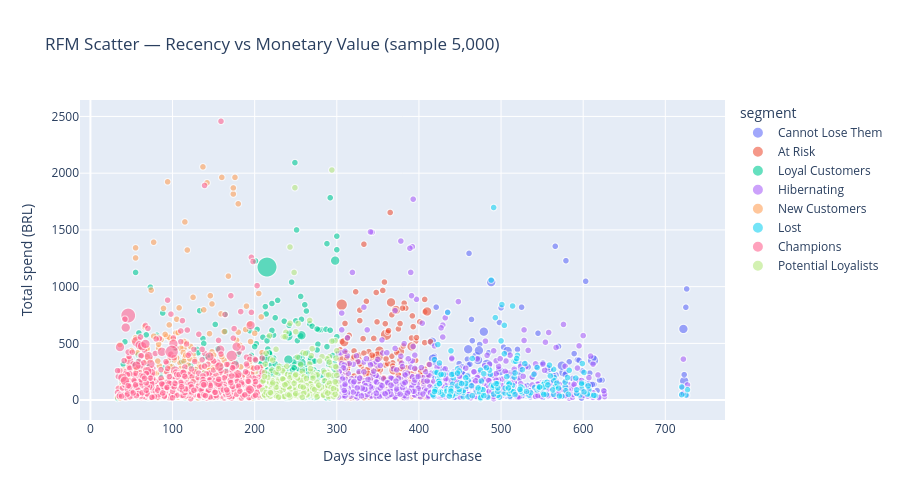

The notebook cell this image was saved under:
### Code cell
fig2 = px.scatter(
    rfm.sample(5000, random_state=42),
    x="recency",
    y="monetary",
    color="segment",
    size="frequency",
    opacity=0.6,
    title="RFM Scatter — Recency vs Monetary Value (sample 5,000)",
    labels={"recency": "Days since last purchase",
            "monetary": "Total spend (BRL)"}
)
fig2.update_layout(height=500)
fig2.show()

### Figure 1 — Plotly figure (JSON) as saved in the notebook; plotly's stock layout.template omitted (floating-point values rounded to 4 significant figures; data arrays with more than 128 entries replaced by an {"elided": "..."} marker saying what was removed)
{"data": [{"hovertemplate": "segment=Cannot Lose Them<br>Days since last purchase=%{x}<br>Total spend (BRL)=%{y}<br>frequency=%{marker.size}<extra></extra>", "legendgroup": "Cannot Lose Them", "marker": {"color": "#636efa", "opacity": 0.6, "size": {"elided": "382 int values"}, "sizemode": "area", "sizeref": 0.0225, "symbol": "circle"}, "mode": "markers", "name": "Cannot Lose Them", "showlegend": true, "type": "scattergl", "x": {"elided": "382 int values"}, "xaxis": "x", "y": {"elided": "382 float values"}, "yaxis": "y"}, {"hovertemplate": "segment=At Risk<br>Days since last purchase=%{x}<br>Total spend (BRL)=%{y}<br>frequency=%{marker.size}<extra></extra>", "legendgroup": "At Risk", "marker": {"color": "#EF553B", "opacity": 0.6, "size": {"elided": "577 int values"}, "sizemode": "area", "sizeref": 0.0225, "symbol": "circle"}, "mode": "markers", "name": "At Risk", "showlegend": true, "type": "scattergl", "x": {"elided": "577 int values"}, "xaxis": "x", "y": {"elided": "577 float values"}, "yaxis": "y"}, {"hovertemplate": "segment=Loyal Customers<br>Days since last purchase=%{x}<br>Total spend (BRL)=%{y}<br>frequency=%{marker.size}<extra></extra>", "legendgroup": "Loyal Customers", "marker": {"color": "#00cc96", "opacity": 0.6, "size": {"elided": "993 int values"}, "sizemode": "area", "sizeref": 0.0225, "symbol": "circle"}, "mode": "markers", "name": "Loyal Customers", "showlegend": true, "type": "scattergl", "x": {"elided": "993 int values"}, "xaxis": "x", "y": {"elided": "993 float values"}, "yaxis": "y"}, {"hovertemplate": "segment=Hibernating<br>Days since last purchase=%{x}<br>Total spend (BRL)=%{y}<br>frequency=%{marker.size}<extra></extra>", "legendgroup": "Hibernating", "marker": {"color": "#ab63fa", "opacity": 0.6, "size": {"elided": "798 int values"}, "sizemode": "area", "sizeref": 0.0225, "symbol": "circle"}, "mode": "markers", "name": "Hibernating", "showlegend": true, "type": "scattergl", "x": {"elided": "798 int values"}, "xaxis": "x", "y": {"elided": "798 float values"}, "yaxis": "y"}, {"hovertemplate": "segment=New Customers<br>Days since last purchase=%{x}<br>Total spend (BRL)=%{y}<br>frequency=%{marker.size}<extra></extra>", "legendgroup": "New Customers", "marker": {"color": "#FFA15A", "opacity": 0.6, "size": {"elided": "845 int values"}, "sizemode": "area", "sizeref": 0.0225, "symbol": "circle"}, "mode": "markers", "name": "New Customers", "showlegend": true, "type": "scattergl", "x": {"elided": "845 int values"}, "xaxis": "x", "y": {"elided": "845 float values"}, "yaxis": "y"}, {"hovertemplate": "segment=Lost<br>Days since last purchase=%{x}<br>Total spend (BRL)=%{y}<br>frequency=%{marker.size}<extra></extra>", "legendgroup": "Lost", "marker": {"color": "#19d3f3", "opacity": 0.6, "size": {"elided": "201 int values"}, "sizemode": "area", "sizeref": 0.0225, "symbol": "circle"}, "mode": "markers", "name": "Lost", "showlegend": true, "type": "scattergl", "x": {"elided": "201 int values"}, "xaxis": "x", "y": {"elided": "201 float values"}, "yaxis": "y"}, {"hovertemplate": "segment=Champions<br>Days since last purchase=%{x}<br>Total spend (BRL)=%{y}<br>frequency=%{marker.size}<extra></extra>", "legendgroup": "Champions", "marker": {"color": "#FF6692", "opacity": 0.6, "size": {"elided": "801 int values"}, "sizemode": "area", "sizeref": 0.0225, "symbol": "circle"}, "mode": "markers", "name": "Champions", "showlegend": true, "type": "scattergl", "x": {"elided": "801 int values"}, "xaxis": "x", "y": {"elided": "801 float values"}, "yaxis": "y"}, {"hovertemplate": "segment=Potential Loyalists<br>Days since last purchase=%{x}<br>Total spend (BRL)=%{y}<br>frequency=%{marker.size}<extra></extra>", "legendgroup": "Potential Loyalists", "marker": {"color": "#B6E880", "opacity": 0.6, "size": {"elided": "403 int values"}, "sizemode": "area", "sizeref": 0.0225, "symbol": "circle"}, "mode": "markers", "name": "Potential Loyalists", "showlegend": true, "type": "scattergl", "x": {"elided": "403 int values"}, "xaxis": "x", "y": {"elided": "403 float values"}, "yaxis": "y"}], "layout": {"height": 500, "legend": {"itemsizing": "constant", "title": {"text": "segment"}, "tracegroupgap": 0}, "title": {"text": "RFM Scatter — Recency vs Monetary Value (sample 5,000)"}, "xaxis": {"anchor": "y", "domain": [0, 1], "title": {"text": "Days since last purchase"}}, "yaxis": {"anchor": "x", "domain": [0, 1], "title": {"text": "Total spend (BRL)"}}}}
